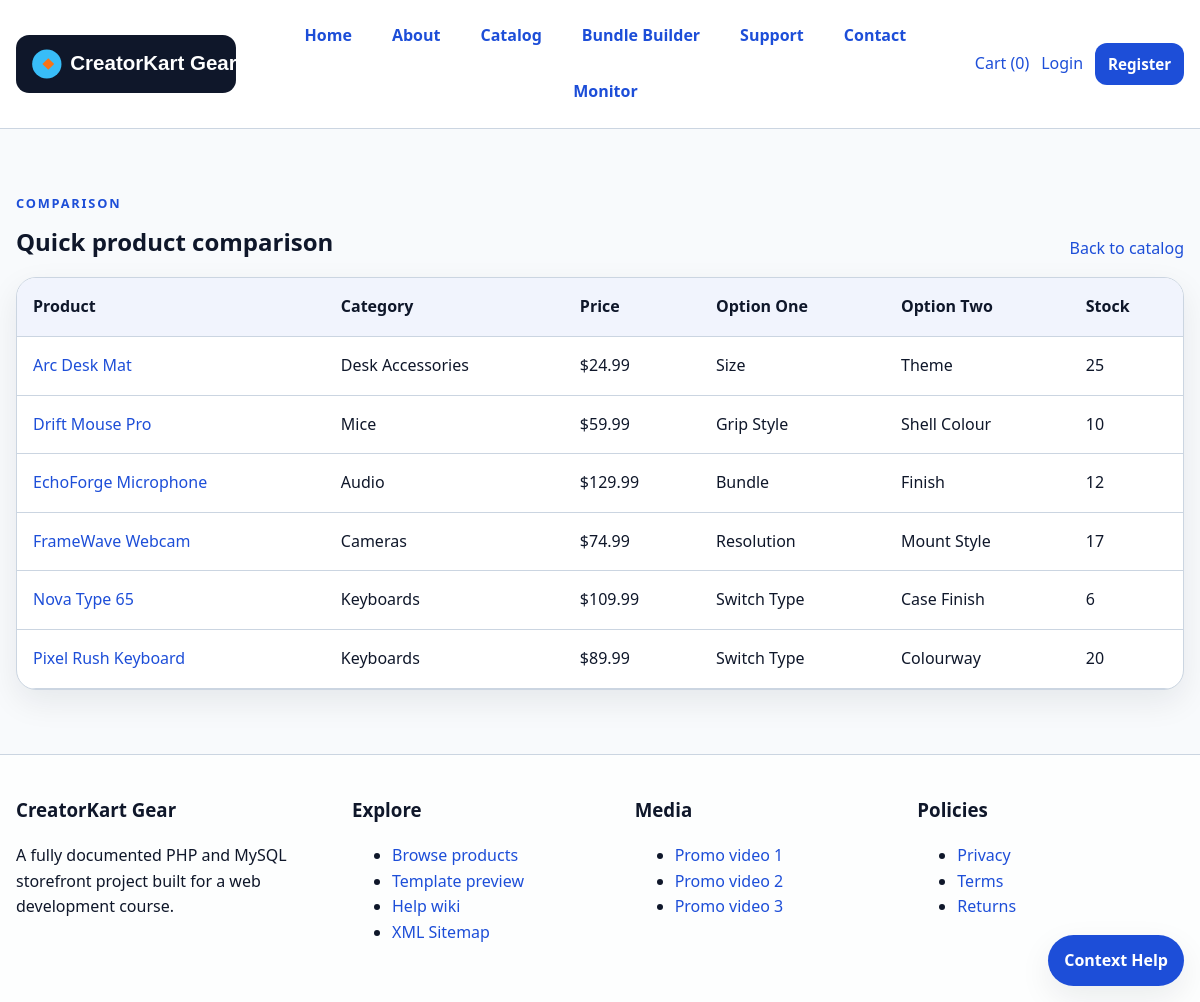
Screenshot of /compare.php with the database file from the repository.
### tables this page shows
CREATE TABLE products (
    id INT AUTO_INCREMENT PRIMARY KEY,
    slug VARCHAR(120) NOT NULL UNIQUE,
    name VARCHAR(150) NOT NULL,
    category VARCHAR(80) NOT NULL,
    price DECIMAL(10,2) NOT NULL,
    summary VARCHAR(255) NOT NULL,
    description TEXT NOT NULL,
    image VARCHAR(255) NOT NULL,
    stock INT NOT NULL DEFAULT 0,
    option1_name VARCHAR(100) NOT NULL,
    option1_values VARCHAR(255) NOT NULL,
    option2_name VARCHAR(100) NOT NULL,
    option2_values VARCHAR(255) NOT NULL,
    video_file VARCHAR(255) NOT NULL,
    audio_file VARCHAR(255) NOT NULL,
    is_featured TINYINT(1) NOT NULL DEFAULT 0,
    created_at DATETIME NOT NULL
);

### functions.php (called while the page is built, shortened)
<?php
function e(?string $value): string
{
    return htmlspecialchars((string) $value, ENT_QUOTES, 'UTF-8');
}
function get_flashes(): array
{
    $items = $_SESSION['flash'] ?? [];
    return $items;
}
function all_products(?string $search = null, ?string $category = null): array
{
    $db = db();
    $sql = "SELECT * FROM products WHERE 1=1";
    $params = [];
    $sql .= " ORDER BY is_featured DESC, name ASC";
    $stmt = $db->prepare($sql);
    $stmt->execute();
    $result = $stmt->get_result();
    return $result->fetch_all(MYSQLI_ASSOC);
}
function currency(float $amount): string
{
    global $config;
    return ($config['currency_symbol'] ?? '$') . number_format($amount, 2);
}

### config.php (called while the page is built)
<?php
return [
    'site_name' => 'CreatorKart Gear',
    'base_url'  => '',
    'db' => [
        'host' => 'localhost',
        'name' => 'YOUR_MYSQL_DATABASE',
        'user' => 'YOUR_MYSQL_USERNAME',
        'pass' => 'YOUR_MYSQL_PASSWORD',
        'port' => 3306,
    ],
    'uploads_dir' => __DIR__ . '/uploads',
    'default_theme' => 'classic',
    'currency_symbol' => '$',
    'demo_admin_email' => 'admin@creatorkart.local',
];

### bootstrap.php (called while the page is built, shortened)
<?php
$config = require __DIR__ . '/../config.php';
require_once __DIR__ . '/functions.php';

### compare.php (the view, shortened to what this page needs)
<?php
require_once __DIR__ . '/includes/bootstrap.php';
$items = array_slice(all_products(), 0, 6);
include __DIR__ . '/includes/header.php';
?>
<section class="section-head">
    <div>
        <p class="eyebrow">Comparison</p>
        <h1>Quick product comparison</h1>
    </div>
    <a href="catalog.php">Back to catalog</a>
</section>
<div class="table-wrap">
    <table class="data-table">
        <thead>
            <tr>
                <th>Product</th>
                <th>Category</th>
                <th>Price</th>
                <th>Option One</th>
                <th>Option Two</th>
                <th>Stock</th>
            </tr>
        </thead>
        <tbody>
            <?php foreach ($items as $item): ?>
                <tr>
                    <td><a href="product.php?slug=<?= e($item['slug']) ?>"><?= e($item['name']) ?></a></td>
                    <td><?= e($item['category']) ?></td>
                    <td><?= currency((float) $item['price']) ?></td>
                    <td><?= e($item['option1_name']) ?></td>
                    <td><?= e($item['option2_name']) ?></td>
                    <td><?= (int) $item['stock'] ?></td>
                </tr>
            <?php endforeach; ?>
        </tbody>
    </table>
</div>
<?php include __DIR__ . '/includes/footer.php'; ?>

### style.css (style rules this page uses)
:root { --bg: #f8fafc; --panel: #ffffff; --panel-alt: #e2e8f0; --text: #0f172a; --muted: #475569; --accent: #1d4ed8; --accent-2: #f97316; --border: #cbd5e1; --success: #15803d; --danger: #b91c1c; --warning: #b45309; --shadow: 0 12px 32px rgba(15, 23, 42, 0.08); --radius: 20px; --container: 1180px; --hero-gradient: linear-gradient(135deg, #dbeafe 0%, #f8fafc 60%, #ffedd5 100%); --font-stack: "Segoe UI", Arial, Helvetica, sans-serif; }
* { box-sizing: border-box; }
html { scroll-behavior: smooth; }
body { margin: 0; background: var(--bg); color: var(--text); font-family: var(--font-stack); line-height: 1.6; }
a { color: var(--accent); text-decoration: none; }
.eyebrow { text-transform: uppercase; letter-spacing: 0.14em; font-size: 0.8rem; font-weight: 800; color: var(--accent); margin: 0 0 0.6rem; }
.section-head { display: flex; gap: 1rem; justify-content: space-between; align-items: end; margin: 2rem 0 1rem; }
.section-head h1, .section-head h2 { margin: 0; }
.table-wrap { overflow-x: auto; background: var(--panel); border: 1px solid var(--border); border-radius: var(--radius); box-shadow: var(--shadow); }
.data-table { width: 100%; border-collapse: collapse; }
.data-table th, .data-table td { padding: 1rem; border-bottom: 1px solid var(--border); text-align: left; vertical-align: top; }
.data-table th { background: color-mix(in srgb, var(--accent) 6%, white); }

### rows the page displays
products: name "Arc Desk Mat", category "Desk Accessories", price "$24.99", option1_name "Size", option2_name "Theme", stock "25"
products: name "Drift Mouse Pro", category "Mice", price "$59.99", option1_name "Grip Style", option2_name "Shell Colour", stock "10"
products: name "EchoForge Microphone", category "Audio", price "$129.99", option1_name "Bundle", option2_name "Finish", stock "12"
products: name "FrameWave Webcam", category "Cameras", price "$74.99", option1_name "Resolution", option2_name "Mount Style", stock "17"
products: name "Nova Type 65", category "Keyboards", price "$109.99", option1_name "Switch Type", option2_name "Case Finish", stock "6"
products: name "Pixel Rush Keyboard", category "Keyboards", price "$89.99", option1_name "Switch Type", option2_name "Colourway", stock "20"

### other values shown
cart_count() "0"
